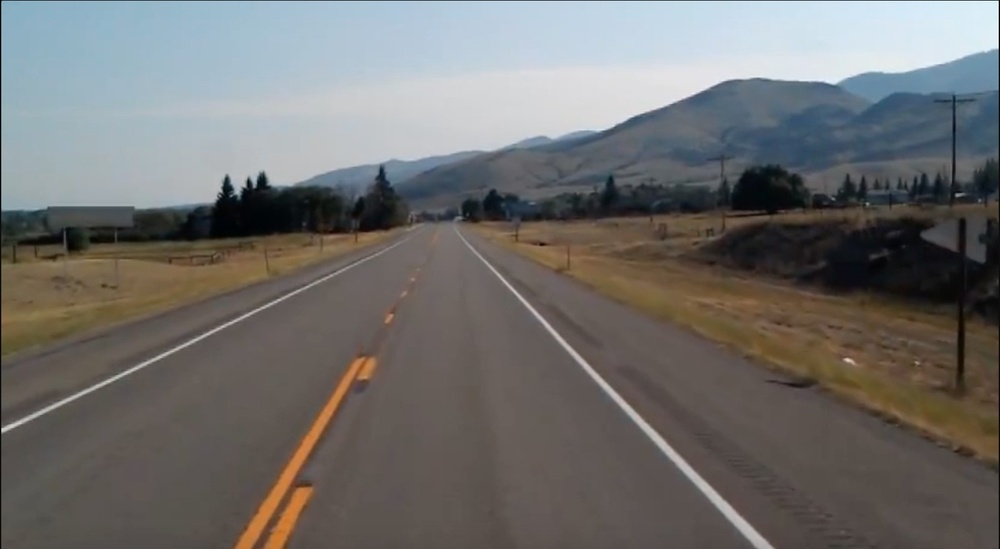
#> input picture data/road1.jpg, 1000 x 549 px, shrunk from 1602 x 880 before the run
$ python ImageGradient.py   (older library calls are emulated)
#> lines starting #> are read from the running program, lines starting #| are printed output that depends on the picture; after the words box and inside, x2 and y2 are one past the last pixel; in counts of white or black regions, pixels touching at a corner belong together
# Image gradient is a directional change in the intensity or color in an image, imp in image processing, to find edges inside the image.

import cv2
import numpy as np
from matplotlib import pyplot as plt

img = cv2.imread('data/road1.jpg', cv2.IMREAD_GRAYSCALE)
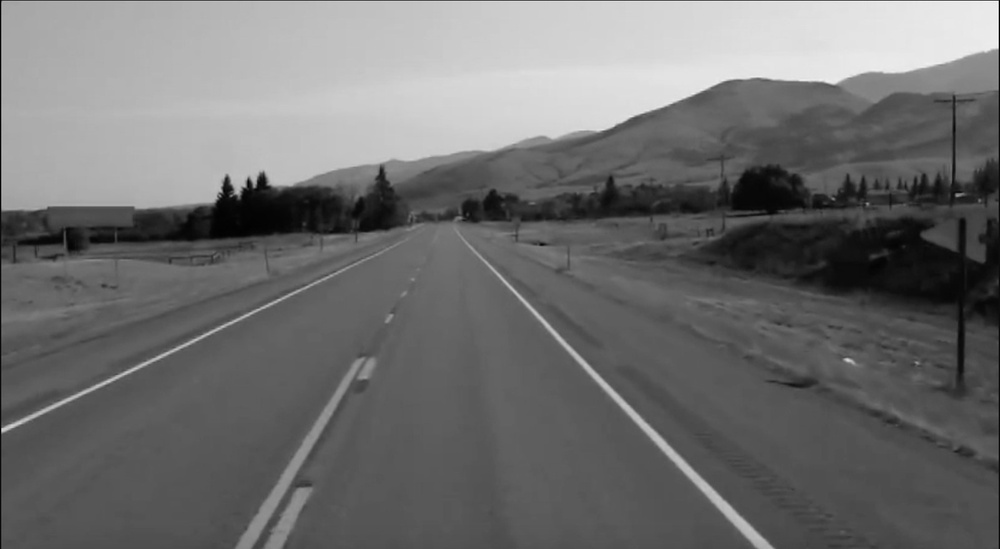
#> img: shape (549, 1000); min 0, max 255, mean 111.1

lap = cv2.Laplacian(img, cv2.CV_64F, ksize=3)#(image, data-type: 64-bit Float due to -ve slope induced by tranforming the image from white to black, kernel size (optional))
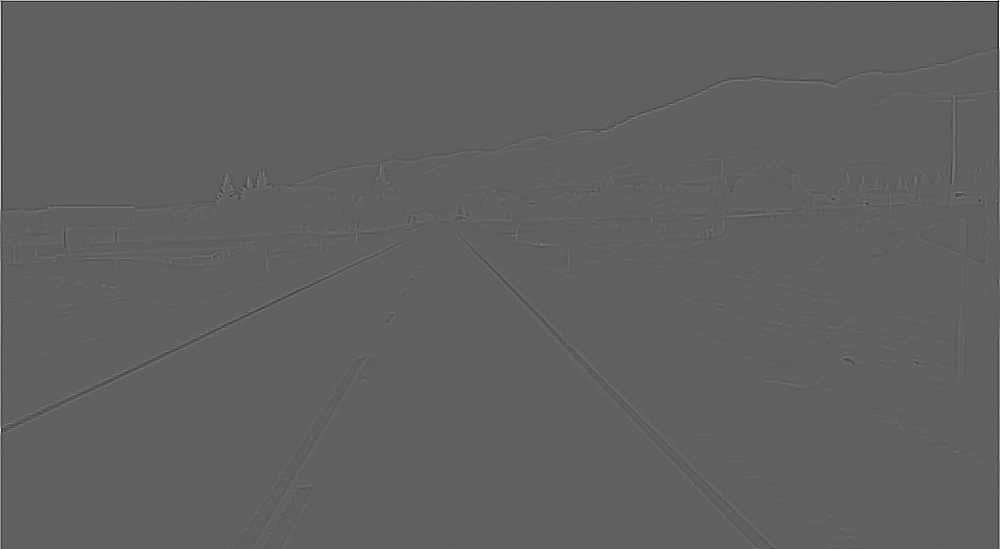
#> lap: shape (549, 1000) float64; min -878, max 1444, mean 1.5; drawn with min black and max white
# Converts the edges to white and remaining black or makes edges more visible

lap = np.uint8(np.absolute(lap))
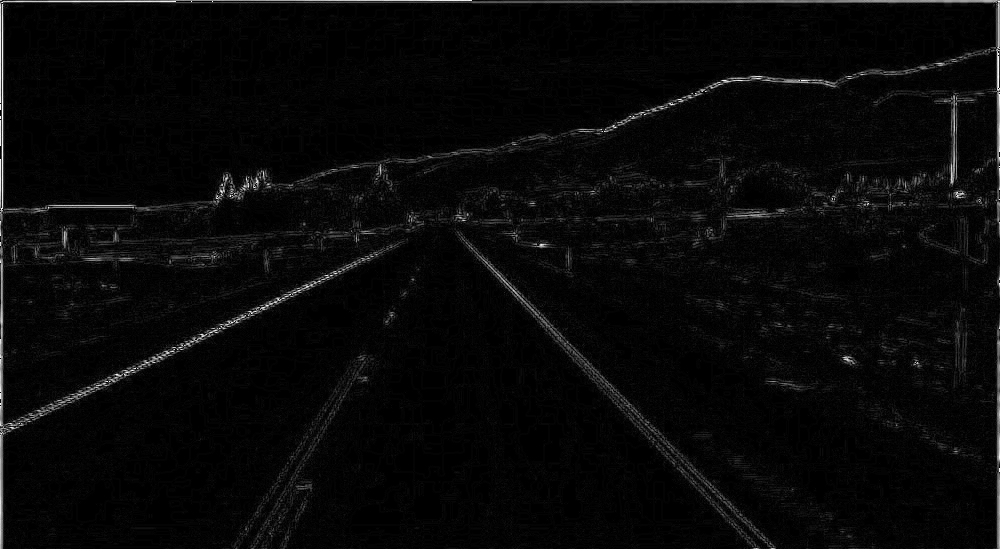
#> lap: shape (549, 1000); min 0, max 254, mean 8.3
# REASON: Black-to-White transition is taken as Positive slope (it has a positive value) while White-to-Black transition is taken as a Negative slope (It has negative value). So when you convert data to np.uint8, all negative slopes are made zero. In simple words, you miss that edge.

# If you want to detect both edges, better option is to keep the output datatype to some higher forms, like cv.CV_16S, cv.CV_64F etc, take its absolute value and then convert back to cv.CV_8U. Below code demonstrates this procedure for a horizontal Sobel filter and difference in results.

# Take absolute value of lap and convert it back to the unsigned 8-bit int

sobelx = cv2.Sobel(img, cv2.CV_64F, 1, 0)#(img, data-type, Dx=1/0: 1- sobelX 0-sobely, Dy=1/0)
# Change in direction of intensity is in the x direction
sobely = cv2.Sobel(img, cv2.CV_64F, 0, 1)
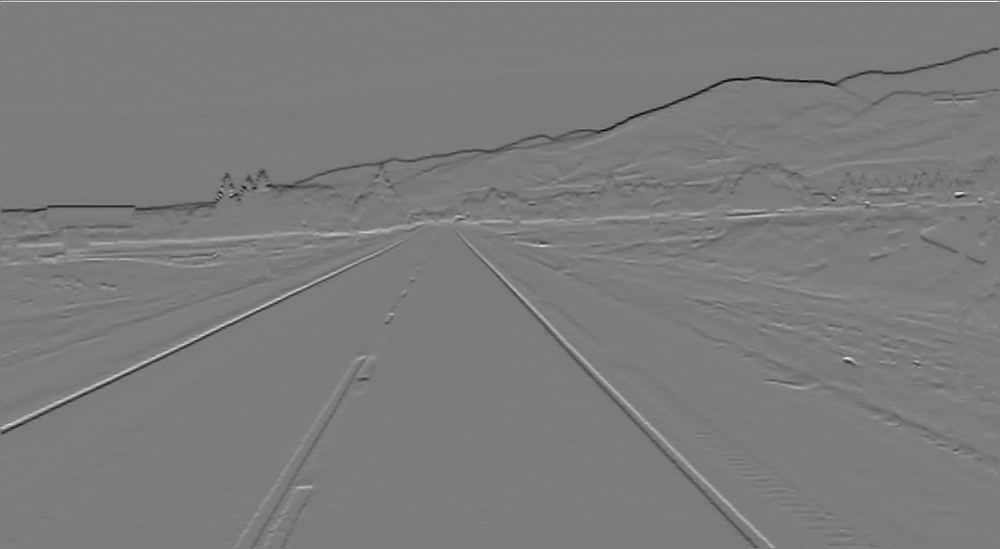
#> sobely: shape (549, 1000) float64; min -499, max 527, mean -1; drawn with min black and max white
# Change in direction of intensity is in the y direction

sobelx = np.uint8(np.absolute(sobelx))
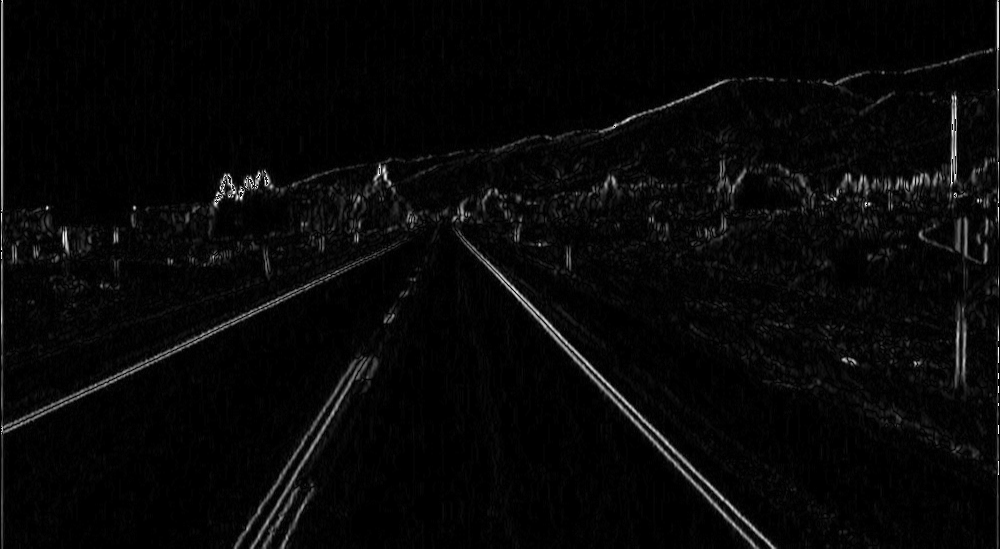
#> sobelx: shape (549, 1000); min 0, max 255, mean 7.4
sobely = np.uint8(np.absolute(sobely))

sobelCombined = cv2.bitwise_or(sobelx, sobely)
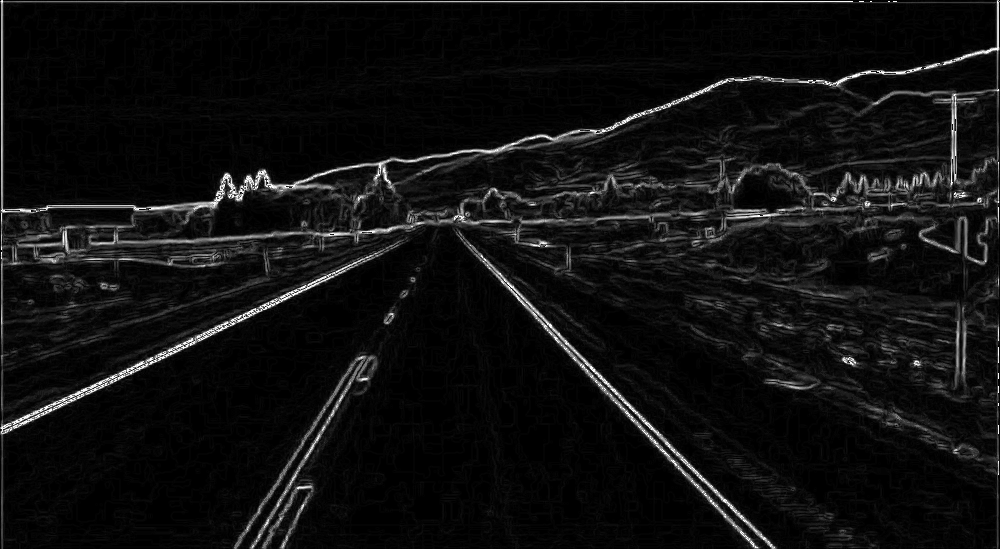
#> sobelCombined: shape (549, 1000); min 0, max 255, mean 15.9

bblur = cv2.bilateralFilter(sobelCombined, 9, 75, 75)
def nothing(x):
    print(x)
# Canny Edge Detector: Edge detector operator that uses a multi-stage algorithmn to detect a wide range of edges in images
# Noise reduction
# Gradient calculation
# Non-maximum suppression
# Double threshold
# Edge tracking by hysteresis

cv2.namedWindow('canny')
# canny = cv2.Canny(img, 100, 200)#(image, 1st threshold for hysteresis, 2nd threshold for hysteresis)
cv2.createTrackbar('t1','canny', 0, 255, nothing)
cv2.createTrackbar('t2','canny', 0, 255, nothing)
while 1:
    t1 = cv2.getTrackbarPos('t1','canny')
    t2 = cv2.getTrackbarPos('t2','canny')
    canny = cv2.Canny(img, t1, t2)
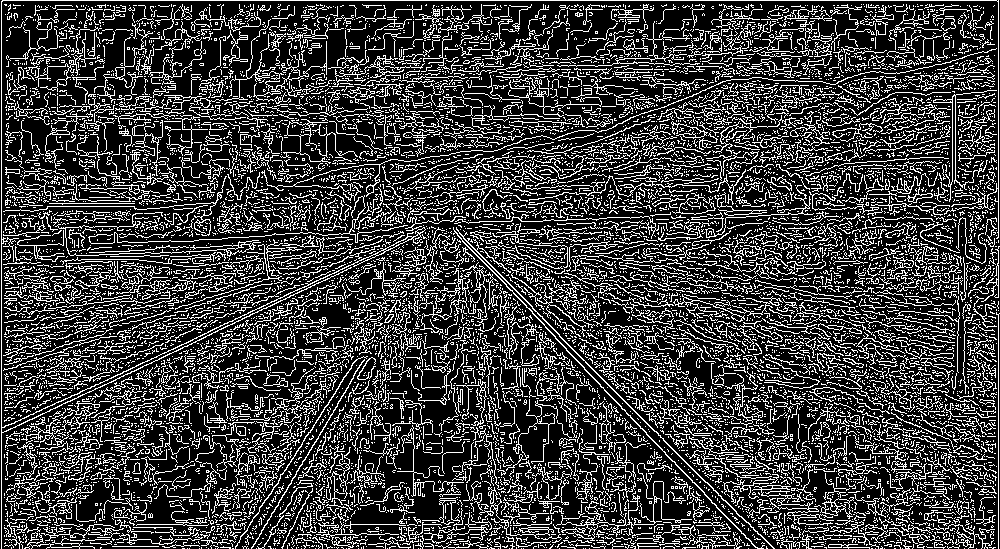
#> canny: shape (549, 1000); 24.2% white in thin lines or dots
    cv2.imshow('canny', canny)
    key = cv2.waitKey(2)
#> (key Esc is pressed here)
    if(key == 27):
        break

cv2.destroyAllWindows()
# [11 lines of commented-out code are left out]
